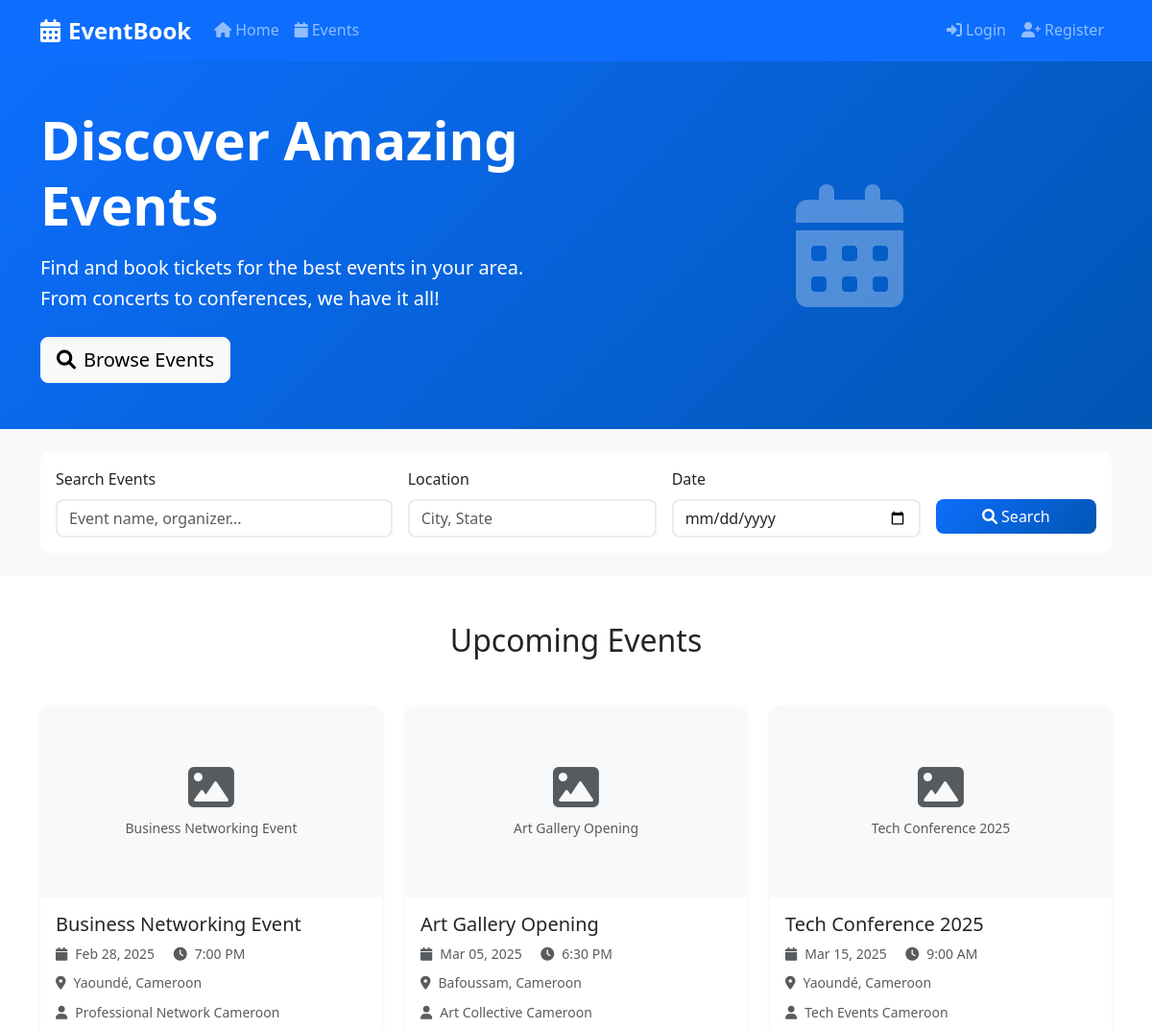
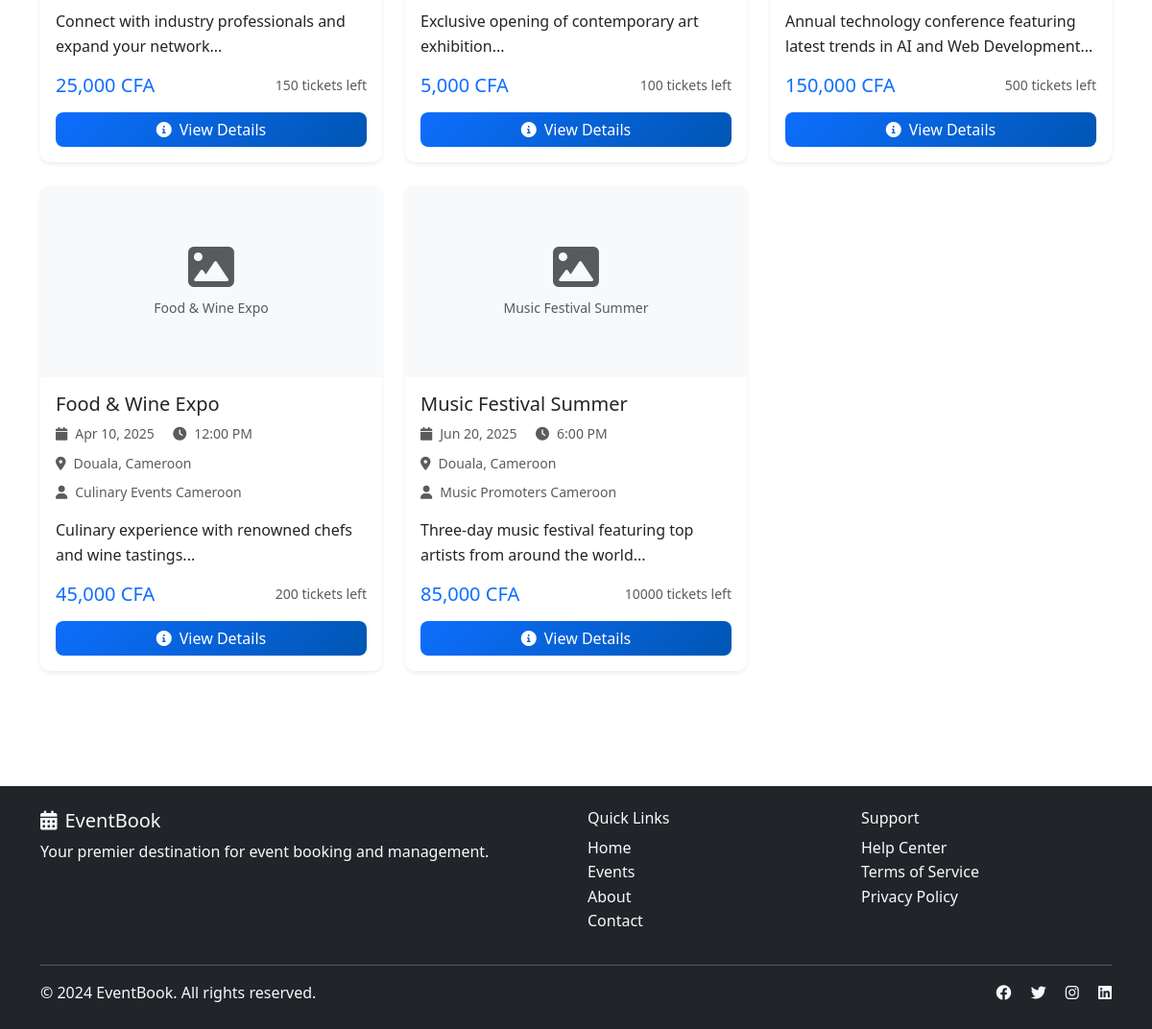
The page / on the database its author committed (2 pictures, top to bottom).
### tables this page shows
CREATE TABLE events (
    id INT AUTO_INCREMENT PRIMARY KEY,
    name VARCHAR(200) NOT NULL,
    description TEXT,
    date DATE NOT NULL,
    time TIME NOT NULL,
    venue VARCHAR(200) NOT NULL,
    location VARCHAR(200) NOT NULL,
    organizer VARCHAR(100) NOT NULL,
    organizer_contact VARCHAR(100),
    image VARCHAR(255),
    price DECIMAL(10,2) NOT NULL,
    total_tickets INT NOT NULL,
    available_tickets INT NOT NULL,
    status ENUM('active', 'inactive', 'cancelled') DEFAULT 'active',
    created_at TIMESTAMP DEFAULT CURRENT_TIMESTAMP
);

### includes/session.php (called while the page is built, shortened)
<?php
function isLoggedIn() {
    return isset($_SESSION['user_id']);
}
?>

### index.php (the view, shortened to what this page needs)
<?php
require_once 'config/database.php';
$search = isset($_GET['search']) ? trim($_GET['search']) : '';
$location = isset($_GET['location']) ? trim($_GET['location']) : '';
$date = isset($_GET['date']) ? $_GET['date'] : '';
$query = "SELECT * FROM events WHERE status = 'active'";
$params = [];
$query .= " ORDER BY date ASC, time ASC";
try {
    $stmt = $pdo->prepare($query);
    $stmt->execute($params);
    $events = $stmt->fetchAll();
} catch (PDOException $e) {
    $events = [];
}
include 'includes/header.php';
?>
<section class="hero-section bg-primary text-white py-5">
    <div class="container">
        <div class="row align-items-center">
            <div class="col-lg-6">
                <h1 class="display-4 fw-bold mb-3">Discover Amazing Events</h1>
                <p class="lead mb-4">Find and book tickets for the best events in your area. From concerts to conferences, we have it all!</p>
                <a href="#events" class="btn btn-light btn-lg">
                    <i class="fas fa-search me-2"></i>Browse Events
                </a>
            </div>
            <div class="col-lg-6 text-center">
                <i class="fas fa-calendar-alt" style="font-size: 8rem; opacity: 0.3;"></i>
            </div>
        </div>
    </div>
</section>
<section class="py-4 bg-light">
    <div class="container">
        <div class="card">
            <div class="card-body">
                <form method="GET" class="row g-3">
                    <div class="col-md-4">
                        <label for="search" class="form-label">Search Events</label>
                        <input type="text" class="form-control" id="search" name="search"
                               placeholder="Event name, organizer..." value="<?php echo htmlspecialchars($search); ?>">
                    </div>
                    <div class="col-md-3">
                        <label for="location" class="form-label">Location</label>
                        <input type="text" class="form-control" id="location" name="location"
                               placeholder="City, State" value="<?php echo htmlspecialchars($location); ?>">
                    </div>
                    <div class="col-md-3">
                        <label for="date" class="form-label">Date</label>
                        <input type="date" class="form-control" id="date" name="date"
                               value="<?php echo htmlspecialchars($date); ?>">
                    </div>
                    <div class="col-md-2">
                        <label class="form-label">&nbsp;</label>
                        <div class="d-grid">
                            <button type="submit" class="btn btn-primary">
                                <i class="fas fa-search"></i> Search
                            </button>
                        </div>
                    </div>
                </form>
            </div>
        </div>
    </div>
</section>
<section id="events" class="py-5">
    <div class="container">
        <div class="row mb-4">
            <div class="col">
                <h2 class="text-center mb-4">
                    <?php if (!empty($search) || !empty($location) || !empty($date)): ?>
                        Search Results
                    <?php else: ?>
                        Upcoming Events
                    <?php endif; ?>
                </h2>
            </div>
        </div>
        <?php if (empty($events)): ?>
            <div class="text-center py-5">
                <i class="fas fa-calendar-times fa-3x text-muted mb-3"></i>
                <h4 class="text-muted">No events found</h4>
                <p class="text-muted">Try adjusting your search criteria or check back later for new events.</p>
            </div>
        <?php else: ?>
            <div class="row">
                <?php foreach ($events as $event): ?>
                    <div class="col-lg-4 col-md-6 mb-4">
                        <div class="card h-100 shadow-sm">
                            <div class="card-img-top bg-light d-flex align-items-center justify-content-center" style="height: 200px; position: relative;">
                                <?php if ($event['image']): ?>
                                    <div class="d-flex align-items-center justify-content-center h-100 w-100" style="display: none; flex-direction: column;">
                                        <i class="fas fa-image fa-3x text-muted mb-2"></i>
                                        <small class="text-muted"><?php echo htmlspecialchars($event['name']); ?></small>
                                    </div>
                                <?php endif; ?>
                            </div>
                            <div class="card-body d-flex flex-column">
                                <h5 class="card-title"><?php echo htmlspecialchars($event['name']); ?></h5>
                                <p class="card-text text-muted small mb-2">
                                    <i class="fas fa-calendar me-2"></i><?php echo date('M d, Y', strtotime($event['date'])); ?>
                                    <i class="fas fa-clock ms-3 me-2"></i><?php echo date('g:i A', strtotime($event['time'])); ?>
                                </p>
                                <p class="card-text text-muted small mb-2">
                                    <i class="fas fa-map-marker-alt me-2"></i><?php echo htmlspecialchars($event['location']); ?>
                                </p>
                                <p class="card-text text-muted small mb-3">
                                    <i class="fas fa-user me-2"></i><?php echo htmlspecialchars($event['organizer']); ?>
                                </p>
                                <p class="card-text flex-grow-1">
                                    <?php echo htmlspecialchars(substr($event['description'], 0, 100)) . '...'; ?>
                                </p>
                                <div class="mt-auto">
                                    <div class="d-flex justify-content-between align-items-center mb-3">
                                        <span class="h5 text-primary mb-0"><?php echo number_format($event['price'], 0); ?> CFA</span>
                                        <small class="text-muted"><?php echo $event['available_tickets']; ?> tickets left</small>
                                    </div>
                                    <div class="d-grid">
                                        <a href="event_details.php?id=<?php echo $event['id']; ?>" class="btn btn-primary">
                                            <i class="fas fa-info-circle me-2"></i>View Details
                                        </a>
                                    </div>
                                </div>
                            </div>
                        </div>
                    </div>
                <?php endforeach; ?>
            </div>
        <?php endif; ?>
    </div>
</section>
<?php include 'includes/footer.php'; ?>

### includes/header.php (shortened to what this page needs)
<?php
require_once 'includes/session.php';
?>
<!DOCTYPE html>
<html lang="en">
<head>
    <link href="https://cdn.jsdelivr.net/npm/bootstrap@5.3.0/dist/css/bootstrap.min.css" rel="stylesheet">
    <link href="https://cdnjs.cloudflare.com/ajax/libs/font-awesome/6.0.0/css/all.min.css" rel="stylesheet">
    <link href="css/style.css" rel="stylesheet">
</head>
<body>
    <nav class="navbar navbar-expand-lg navbar-dark bg-primary">
        <div class="container">
            <a class="navbar-brand" href="index.php">
                <i class="fas fa-calendar-alt me-2"></i>EventBook
            </a>
            <div class="collapse navbar-collapse" id="navbarNav">
                <ul class="navbar-nav me-auto">
                    <li class="nav-item">
                        <a class="nav-link" href="index.php">
                            <i class="fas fa-home me-1"></i>Home
                        </a>
                    </li>
                    <li class="nav-item">
                        <a class="nav-link" href="events.php">
                            <i class="fas fa-calendar me-1"></i>Events
                        </a>
                    </li>
                </ul>
                <ul class="navbar-nav">
                    <?php if (isLoggedIn()): ?>
                        <li class="nav-item">
                            <a class="nav-link" href="cart.php">
                                <i class="fas fa-shopping-cart me-1"></i>Cart
                                <span class="badge bg-danger" id="cart-count">0</span>
                            </a>
                        </li>
                        <li class="nav-item dropdown">
                            <a class="nav-link dropdown-toggle" href="#" id="navbarDropdown" role="button" data-bs-toggle="dropdown">
                                <i class="fas fa-user me-1"></i><?php echo htmlspecialchars($_SESSION['username']); ?>
                            </a>
                            <ul class="dropdown-menu">
                                <li><a class="dropdown-item" href="dashboard.php">
                                    <i class="fas fa-tachometer-alt me-2"></i>Dashboard
                                </a></li>
                                <li><a class="dropdown-item" href="profile.php">
                                    <i class="fas fa-user-edit me-2"></i>Profile
                                </a></li>
                                <li><hr class="dropdown-divider"></li>
                                <li><a class="dropdown-item" href="auth/logout.php">
                                    <i class="fas fa-sign-out-alt me-2"></i>Logout
                                </a></li>
                            </ul>
                        </li>
                    <?php else: ?>
                        <li class="nav-item">
                            <a class="nav-link" href="auth/login.php">
                                <i class="fas fa-sign-in-alt me-1"></i>Login
                            </a>
                        </li>
                        <li class="nav-item">
                            <a class="nav-link" href="auth/register.php">
                                <i class="fas fa-user-plus me-1"></i>Register
                            </a>
                        </li>
                    <?php endif; ?>
                </ul>
            </div>
        </div>
    </nav>
    <main class="main-content">

### includes/footer.php (shortened to what this page needs)
    </main>
    <footer class="bg-dark text-light py-4 mt-5">
        <div class="container">
            <div class="row">
                <div class="col-md-6">
                    <h5><i class="fas fa-calendar-alt me-2"></i>EventBook</h5>
                    <p class="mb-0">Your premier destination for event booking and management.</p>
                </div>
                <div class="col-md-3">
                    <h6>Quick Links</h6>
                    <ul class="list-unstyled">
                        <li><a href="index.php" class="text-light text-decoration-none">Home</a></li>
                        <li><a href="events.php" class="text-light text-decoration-none">Events</a></li>
                        <li><a href="about.php" class="text-light text-decoration-none">About</a></li>
                        <li><a href="contact.php" class="text-light text-decoration-none">Contact</a></li>
                    </ul>
                </div>
                <div class="col-md-3">
                    <h6>Support</h6>
                    <ul class="list-unstyled">
                        <li><a href="help.php" class="text-light text-decoration-none">Help Center</a></li>
                        <li><a href="terms.php" class="text-light text-decoration-none">Terms of Service</a></li>
                        <li><a href="privacy.php" class="text-light text-decoration-none">Privacy Policy</a></li>
                    </ul>
                </div>
            </div>
            <hr class="my-3">
            <div class="row">
                <div class="col-md-6">
                    <p class="mb-0">&copy; 2024 EventBook. All rights reserved.</p>
                </div>
                <div class="col-md-6 text-md-end">
                    <a href="#" class="text-light me-3"><i class="fab fa-facebook"></i></a>
                    <a href="#" class="text-light me-3"><i class="fab fa-twitter"></i></a>
                    <a href="#" class="text-light me-3"><i class="fab fa-instagram"></i></a>
                    <a href="#" class="text-light"><i class="fab fa-linkedin"></i></a>
                </div>
            </div>
        </div>
    </footer>
</body>
</html>

### css/style.css (style rules this page uses)
:root { --primary-color: #0d6efd; --secondary-color: #6c757d; --success-color: #198754; --danger-color: #dc3545; --warning-color: #ffc107; --info-color: #0dcaf0; --light-color: #f8f9fa; --dark-color: #212529; }
body { font-family: 'Segoe UI', Tahoma, Geneva, Verdana, sans-serif; line-height: 1.6; }
.main-content { min-height: calc(100vh - 200px); }
.hero-section { background: linear-gradient(135deg, var(--primary-color) 0%, #0056b3 100%); position: relative; overflow: hidden; }
.hero-section::before { content: ''; position: absolute; top: 0; left: 0; right: 0; bottom: 0; opacity: 0.1; }
.hero-section .container { position: relative; z-index: 1; }
.card { border: none; border-radius: 10px; transition: transform 0.3s ease, box-shadow 0.3s ease; }
.card-img-top { border-radius: 10px 10px 0 0; }
.btn { border-radius: 8px; font-weight: 500; transition: all 0.3s ease; }
.btn-primary { background: linear-gradient(135deg, var(--primary-color) 0%, #0056b3 100%); border: none; }
.navbar-brand { font-weight: bold; font-size: 1.5rem; }
.navbar-nav .nav-link { font-weight: 500; transition: color 0.3s ease; }
.form-control { border-radius: 8px; border: 2px solid #e9ecef; transition: border-color 0.3s ease, box-shadow 0.3s ease; }
footer { margin-top: auto; }

### rows shown on the page
events: name "Business Networking Event", date "Feb 28, 2025", time "7:00 PM", location "Yaoundé, Cameroon", organizer "Professional Network Cameroon", description "Connect with industry professionals and expand your network", price "25,000", available_tickets "150"
events: name "Art Gallery Opening", date "Mar 05, 2025", time "6:30 PM", location "Bafoussam, Cameroon", organizer "Art Collective Cameroon", description "Exclusive opening of contemporary art exhibition", price "5,000", available_tickets "100"
events: name "Tech Conference 2025", date "Mar 15, 2025", time "9:00 AM", location "Yaoundé, Cameroon", organizer "Tech Events Cameroon", description "Annual technology conference featuring latest trends in AI and Web Development", price "150,000", available_tickets "500"
events: name "Food & Wine Expo", date "Apr 10, 2025", time "12:00 PM", location "Douala, Cameroon", organizer "Culinary Events Cameroon", description "Culinary experience with renowned chefs and wine tastings", price "45,000", available_tickets "200"
events: name "Music Festival Summer", date "Jun 20, 2025", time "6:00 PM", location "Douala, Cameroon", organizer "Music Promoters Cameroon", description "Three-day music festival featuring top artists from around the world", price "85,000", available_tickets "10000"
